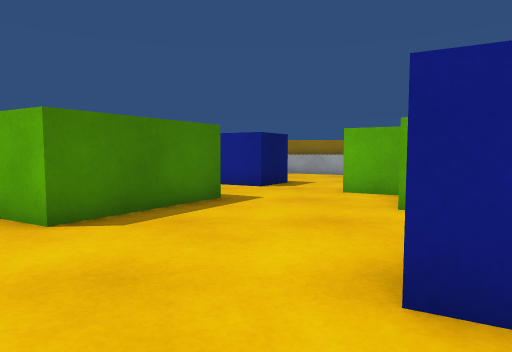
[1] (above)

24 first-person views from a walk through a scene from a Unity 3-D project. The camera is 0.56 m above the floor, tilts 4° down and sees 75° across. The floor is counted in squares, 0.5 m on a side. Each view is taken from the middle of a square. On the plan, view 1 faces up. The plan holds only what a view shows up to about 13 squares ahead; the rest is blank. The place goes on beyond the plan. The player is left out. Surface patterns are stand-ins for the level's own textures.

[2]
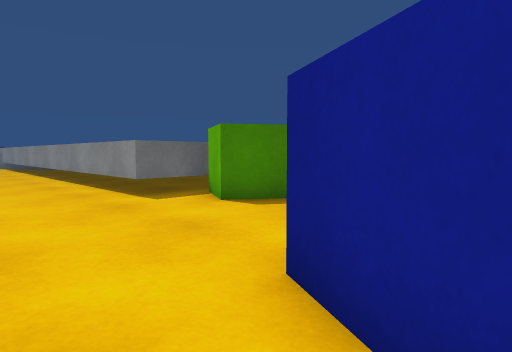

[3]
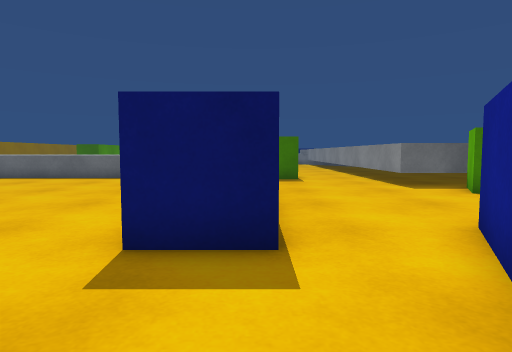

[4]
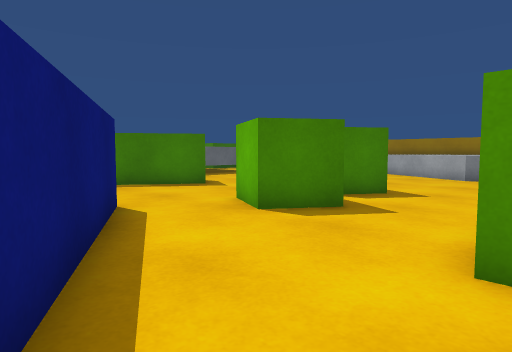

[5]
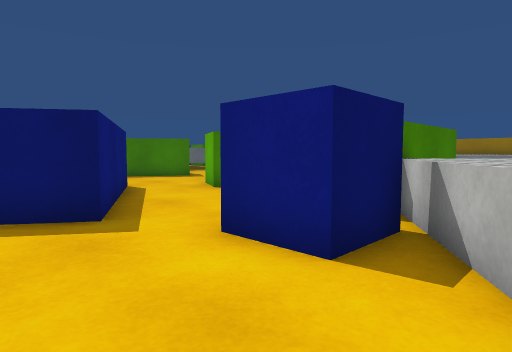

[6]
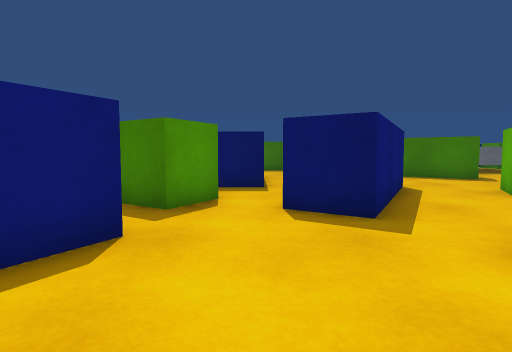

[7]
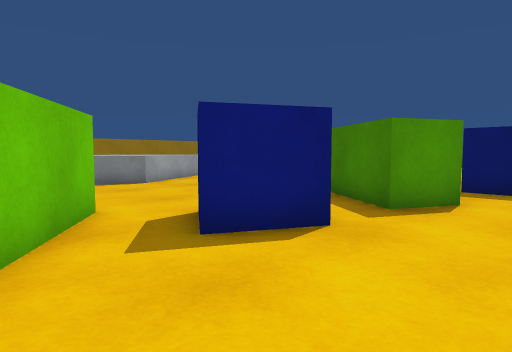

[8]
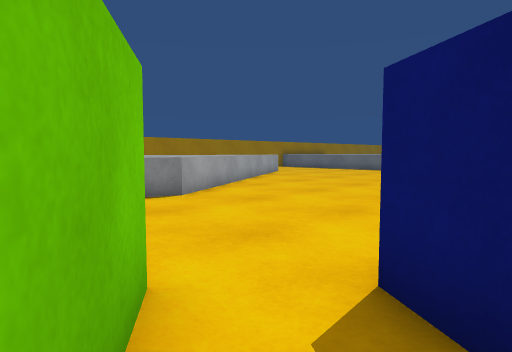

[9]
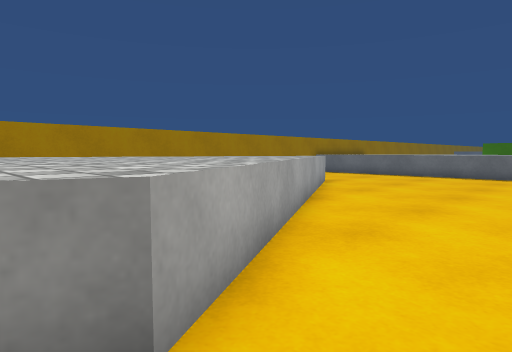

[10]
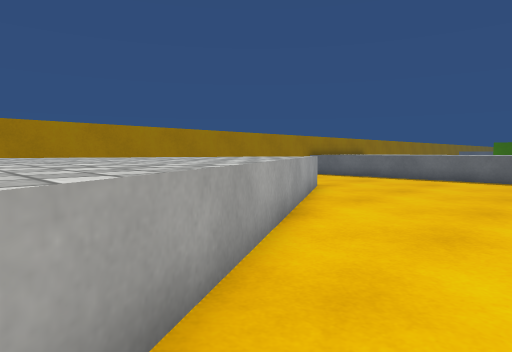

[11]
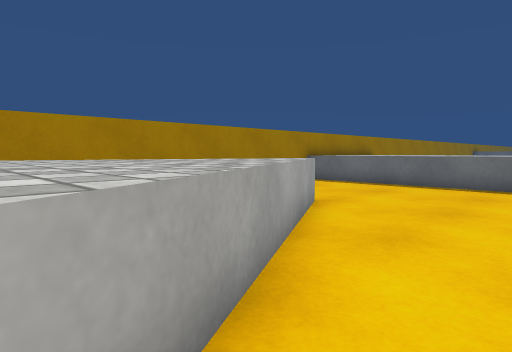

[12]
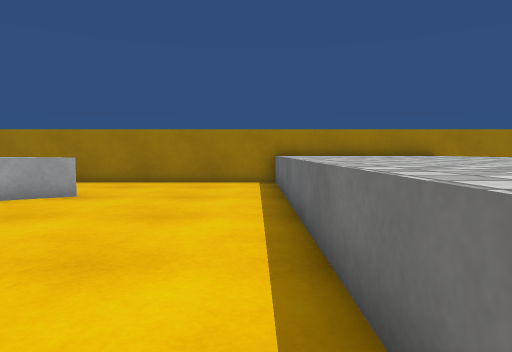

[13]
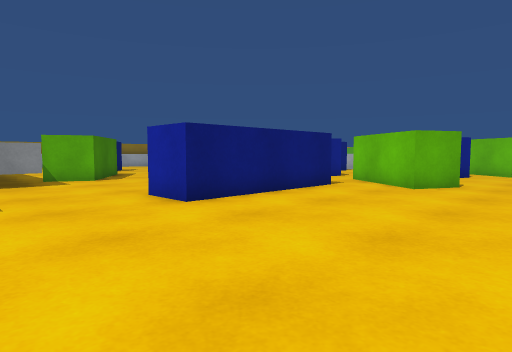

[14]
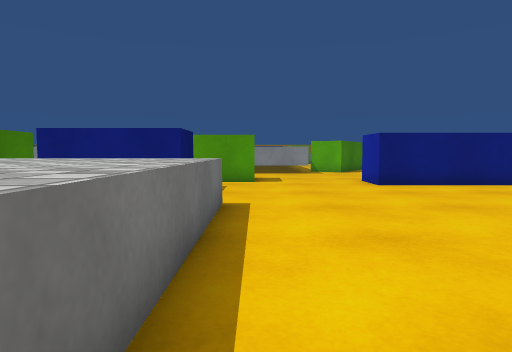

[15]
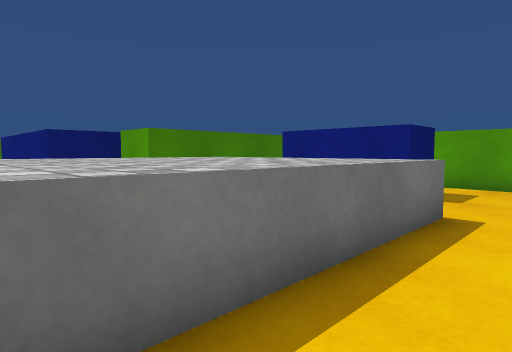

[16]
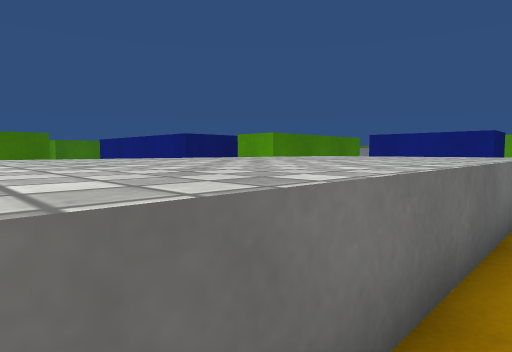

[17]
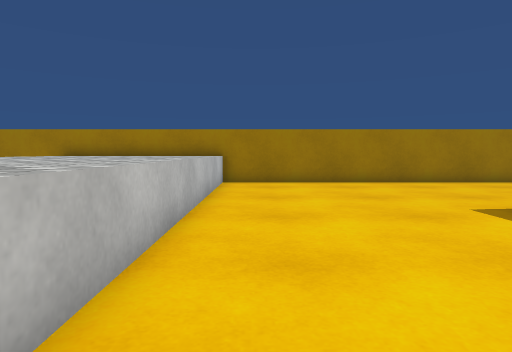

[18]
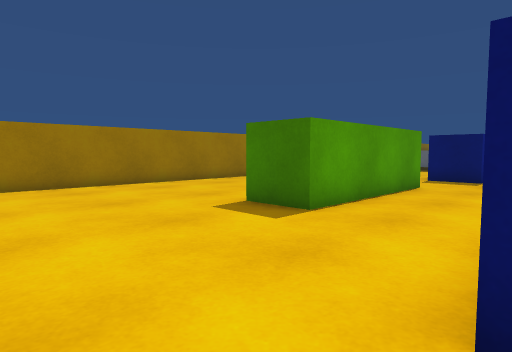

[19]
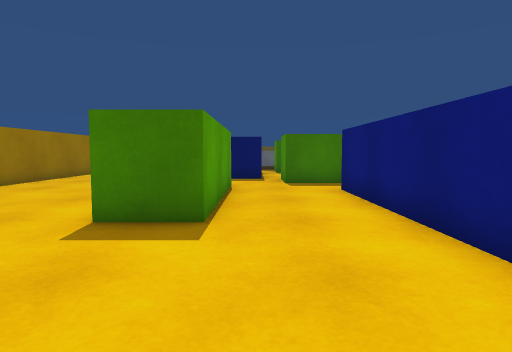

[20]
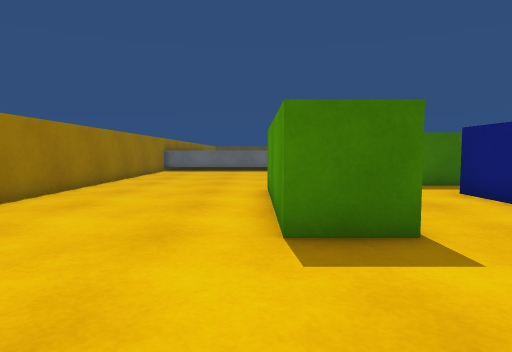

[21]
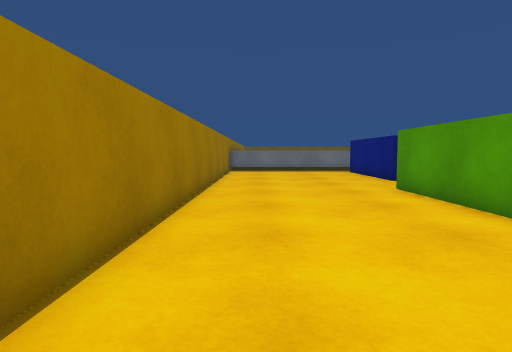

[22]
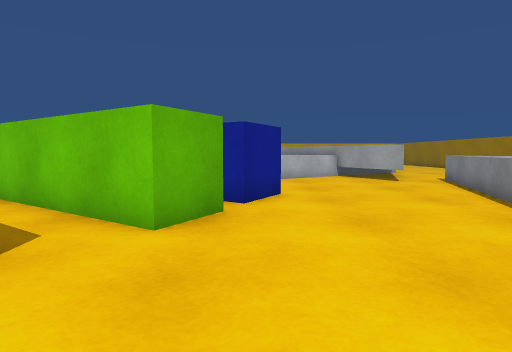

[23]
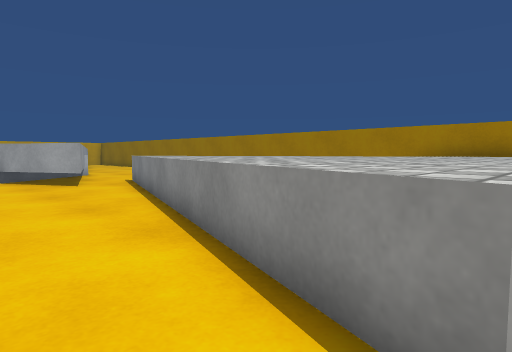

[24]
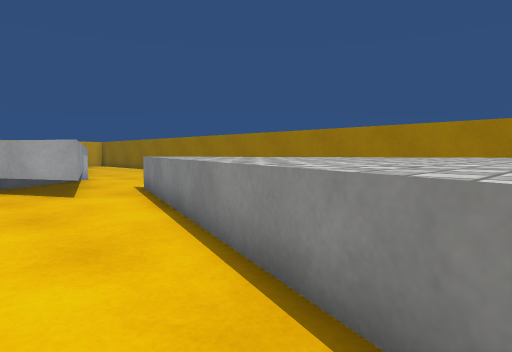

### Floor plan
Key: @ floor where view 1 was taken; # wall or solid block; . floor; ^ raised ledge; C green cube; B green block; L blue cube; U blue block.
Columns run from 29 left of view 1 to 20 right of it. Each row starts with its distance up from view 1.
 10                             ....C C..  #
  9                             ....CC...  #
  8                            BB.... .... #
  7                            B....C C... #
  6                         BBB......C.... #^^
  5                         ^.B...........# ^^
  4                  ^^^^^^^^.............. L^
  3                  ..............###..... L^
  2                  ..............#####...LL.^
  1                       ...........  ##......
  0                       .......@.... #.......
 -1                   ####...#     #...........
 -2                    ......#######..B........#
 -3              #     U.............B B..L...##
 -4              # UUUUU.............BB..  L..#
 -5              #      ............B B   L..##
 -6              #      .............B......##
 -7              # ^^^^^^....................#.L
 -8            ###.^ ^^^^......................LL
 -9 #.         # .  ^^^^^.....    ...................
-10 #..######### . ^^^^^^....    ....................
-11 #..............^^^^^^.... .......................
-12 #..............^^^^^^..............^^^^...........
-13 ...............^^^^^^.............^^^^^^^^.......#
-14 ..######.......^^^^^^...........^^^^^^^^^^^^^...##
-15 ..######.......^^^^^^.........^^^^^^^^^^^^^^^^^^.#
-16 ...............^^^^^^.......^^^^^^^^^^^^^^^^^^^^^#
-17 ...............^  ^^^.....^^^^^^^^^^^^^^^^^^^^
-18 ...............^^^^^^......^^^^^^^^^  ^ ^^^^^
-19 ...............^    ^......  .^^ ^^ ^^ ^^^^^^
-20 ...............^^^^^^.......      ^^  ^ ^ ^
-21 ...............^    ^.......       .  ^
-22 ####################################  ##########

Where each view was taken, in squares from view 1:
view 1: 0 up, 0 right, facing up
view 2: 0 up, 3 right, facing up-left
view 3: 1 down, 6 right, facing left
view 4: 1 up, 9 right, facing up-left
view 5: 1 down, 13 right, facing up-left
view 6: 1 down, 13 right, facing left
view 7: 0 up, 13 right, facing down-left
view 8: 4 down, 12 right, facing down-left
view 9: 10 down, 8 right, facing down-left
view 10: 11 down, 6 right, facing down-left
view 11: 13 down, 3 right, facing down-left
view 12: 9 down, 8 left, facing down
view 13: 9 down, 8 left, facing up-right
view 14: 14 down, 8 left, facing up
view 15: 13 down, 7 left, facing up-left
view 16: 17 down, 8 left, facing up-left
view 17: 9 down, 16 left, facing down
view 18: 10 down, 16 left, facing down-left
view 19: 13 down, 16 left, facing left
view 20: 16 down, 17 left, facing left
view 21: 20 down, 17 left, facing left
view 22: 8 down, 6 right, facing right
view 23: 10 down, 7 right, facing down-right
view 24: 11 down, 10 right, facing down-right
